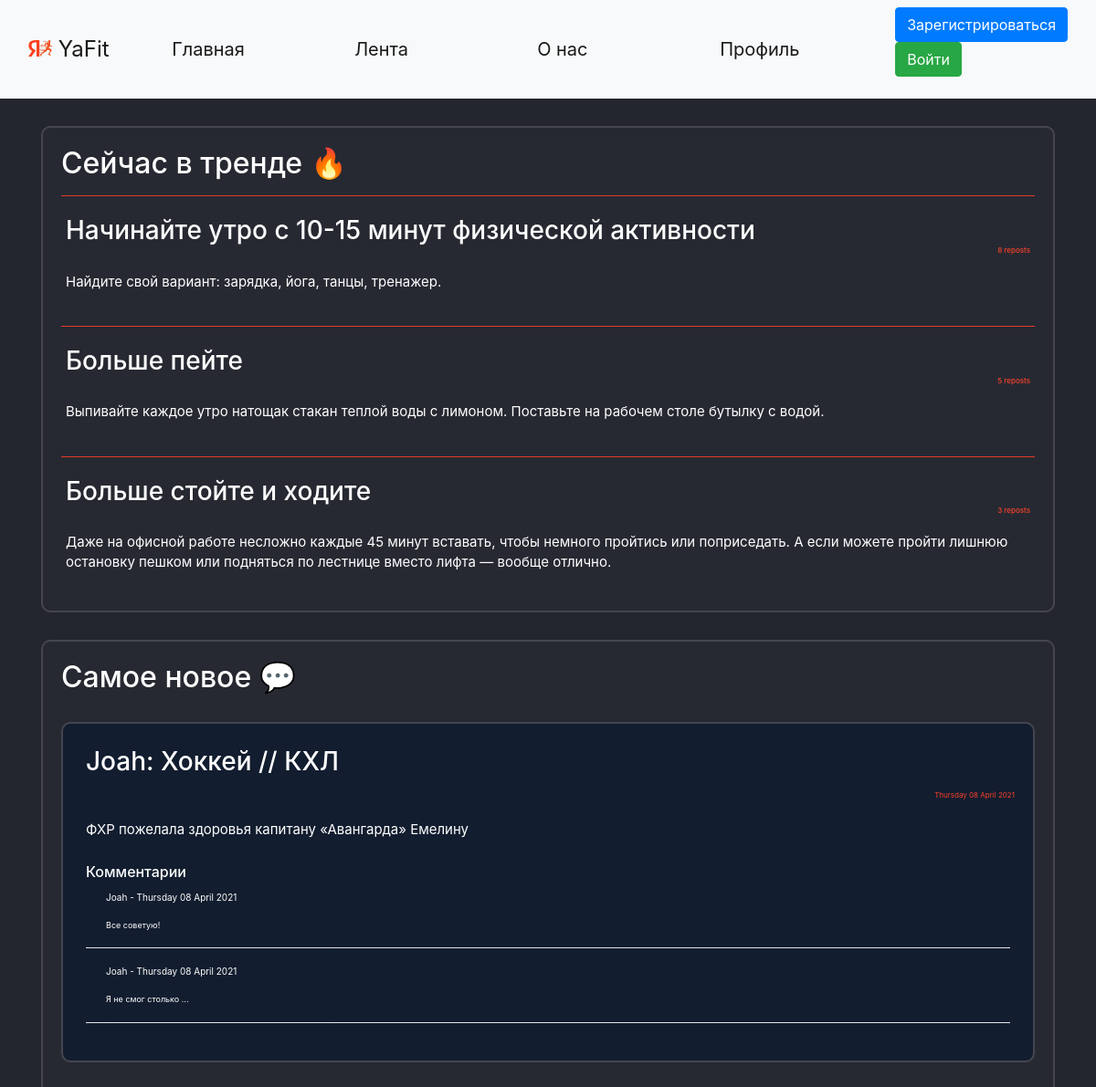
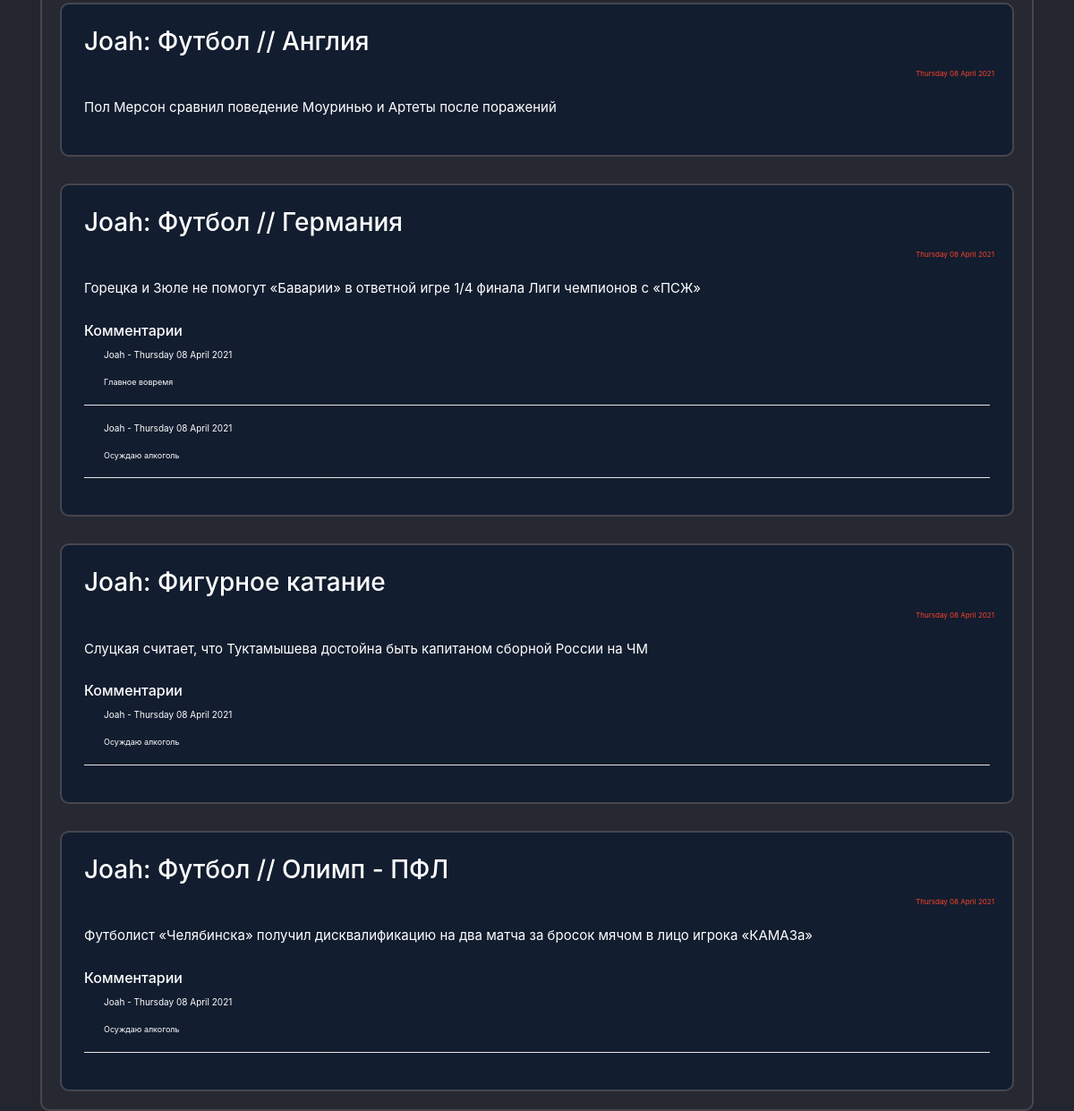
The page / on the database its author committed (2 pictures, top to bottom).
### data/habits.py (models this page shows)
class Habits(SqlAlchemyBase, UserMixin, SerializerMixin):
    __tablename__ = 'habits'
    id = sqlalchemy.Column(sqlalchemy.Integer,
                           primary_key=True, autoincrement=True)
    type = sqlalchemy.Column(sqlalchemy.String)
    period = sqlalchemy.Column(sqlalchemy.Integer)  # days
    about_link = sqlalchemy.Column(sqlalchemy.String)
    count = sqlalchemy.Column(sqlalchemy.Integer, default=0)
    reposts = sqlalchemy.Column(sqlalchemy.Integer, default=0)
    creator = sqlalchemy.Column(sqlalchemy.String, sqlalchemy.ForeignKey("users.id"))
    user = orm.relation('User')

### data/users.py (models this page shows, shortened)
class User(SqlAlchemyBase, UserMixin, SerializerMixin):
    __tablename__ = 'users'
    id = sqlalchemy.Column(sqlalchemy.Integer,
                           primary_key=True, autoincrement=True)
    name = sqlalchemy.Column(sqlalchemy.String)
    surname = sqlalchemy.Column(sqlalchemy.String)
    nickname = sqlalchemy.Column(sqlalchemy.String)
    age = sqlalchemy.Column(sqlalchemy.Integer)
    status = sqlalchemy.Column(sqlalchemy.String)
    about = sqlalchemy.Column(sqlalchemy.String)
    email = sqlalchemy.Column(sqlalchemy.String, unique=True)
    hashed_password = sqlalchemy.Column(sqlalchemy.String)
    modified_date = sqlalchemy.Column(sqlalchemy.DateTime, default=datetime.datetime.now)
    city_from = sqlalchemy.Column(sqlalchemy.String)
    habit = sqlalchemy.Column(sqlalchemy.String)  # id_1;id_2
    habits = orm.relation("Habits", back_populates='user')
    news = orm.relation("News", back_populates='user')
    comments = orm.relation("Comments", back_populates='user')

### data/news.py (models this page shows)
class News(SqlAlchemyBase, UserMixin, SerializerMixin):
    __tablename__ = 'news'
    id = sqlalchemy.Column(sqlalchemy.Integer,
                           primary_key=True, autoincrement=True)
    title = sqlalchemy.Column(sqlalchemy.String)
    content = sqlalchemy.Column(sqlalchemy.String)
    created_date = sqlalchemy.Column(sqlalchemy.DateTime,
                                     default=datetime.datetime.now)
    user_id = sqlalchemy.Column(sqlalchemy.Integer,
                                sqlalchemy.ForeignKey("users.id"))
    comms = sqlalchemy.Column(sqlalchemy.String)  # id_1;id_2
    user = orm.relation('User')

### data/comments.py (models this page shows)
class Comments(SqlAlchemyBase, UserMixin, SerializerMixin):
    __tablename__ = 'comments'
    id = sqlalchemy.Column(sqlalchemy.Integer,
                           primary_key=True, autoincrement=True)
    content = sqlalchemy.Column(sqlalchemy.String)
    created_date = sqlalchemy.Column(sqlalchemy.DateTime,
                                     default=datetime.datetime.now)
    user_id = sqlalchemy.Column(sqlalchemy.Integer,
                                sqlalchemy.ForeignKey("users.id"))
    user = orm.relation('User')

### main.py (the view)
@app.route("/")
def index():
    db_sess = db_session.create_session()
    habits = db_sess.query(Habits).all()
    habits = sorted(habits, key=lambda x: -int(x.reposts))
    top_habits = []
    habit_index = 0
    for habit in habits:
        habit_index += 1
        creator_nickname = (db_sess.query(User).filter(User.id == habit.creator).first()).nickname
        top_habits.append({'id': habit.id,
                           'type': habit.type,
                           'period': habit.period,
                           'about_link': habit.about_link,
                           'count': habit.count,
                           'reposts': habit.reposts,
                           'creator': creator_nickname})
        if habit_index == 3:
            break
    rec_news = db_sess.query(News).all()
    rec_news = sorted(rec_news, key=lambda x: x.created_date)
    top_news = []
    news_index = 0
    for news in rec_news:
        news_index += 1
        creator_nickname = (db_sess.query(User).filter(User.id == habit.creator).first()).nickname
        comments = []
        if news.comms:
            if ';' in news.comms:
                for com_id in news.comms.split(';'):
                    comments.append(db_sess.query(Comments).filter(Comments.id == com_id).first())
            elif len(news.comms) == 1:
                comments = [db_sess.query(Comments).filter(Comments.id == com_id).first()]
        else:
            comments = []
        if len(comments) > 1:
            comments = sorted(comments, key=lambda x: x.created_date)
        comments_main = []
        for com in comments:
            comentor_nickname = db_sess.query(User).filter(User.id == habit.creator).first().nickname
            comments_main.append({'id': com.id,
                                  'content': com.content,
                                  'created_date': com.created_date.strftime("%A %d %B %Y"),
                                  'creator': comentor_nickname})
        comments = comments_main
        top_news.append({'id': news.id,
                         'title': news.title,
                         'content': news.content,
                         'created_date': news.created_date.strftime("%A %d %B %Y"),
                         'comms': comments,
                         'creator': creator_nickname})
        if news_index == 5:
            break
    return render_template("index.html", top_habits=top_habits, top_news=top_news)

### data/db_session.py (called while the page is built)
def create_session() -> Session:
    global __factory
    return __factory()

### templates/index.html (shortened to what this page needs)
{% extends "base.html" %}
{% block content %}
<div class="page_border">
    <h2>Сейчас в тренде &#128293;</h2>
    {% for habit in top_habits%}
    <hr>
    <div class="menu_item">
        <h3>{{habit['type']}}
            <div class="reposts">
                {{habit['reposts']}} reposts
            </div>
        </h3>
    </div>
    <div class="menu_item">
        <p>{{habit['about_link']}}</p>
    </div>
    {% endfor %}
</div>
<div class="page_border">
    <h2>Самое новое &#128172;</h2>
    {% for new in top_news%}
    <div class="page_border" style="background-color: #121d2f !important;">
        <div class="menu_item">
            <h3>{{new['creator']}}: {{new['title']}}</h3>
        </div>
        <div class="reposts">
            <p>{{new['created_date']}}</p>
        </div>
        <div class="menu_item">
            <p>{{new['content']}}</p>
        </div>
        {% if new['comms'] %}
        <div class="menu_item">
            <h6>Комментарии                  </h6>
            {% for com in new['comms'] %}
            <div class="com_label" style="margin-left: 20px; padding: 0; margin-top: 0; margin-bottom;">
                <p style="font-size: 10px;">{{com['creator']}} - {{com['created_date']}}</p>
                <p style="font-size: 9px;">{{com['content']}}
                    </p></div>
            <hr style="color: white; background-color: white; padding: 0; margin-top: 0; margin-bottom;">
            {% endfor %}
        </div>
        {% endif %}
    </div>
    {% endfor %}
</div>
{% endblock %}

### templates/base.html (shortened to what this page needs)
<!doctype html>
<html lang="en">
<head>
    <link rel="stylesheet" href="/static/css/style.css?<?=time()?>">
    <link rel="stylesheet"
          href="https://stackpath.bootstrapcdn.com/bootstrap/4.4.1/css/bootstrap.min.css"
>
</head>
<body>
<header>
    <nav class="navbar navbar-expand-lg navbar-light bg-light">
        <div class="container-fluid">
            <a class="navbar-brand" style="width: 250px;" href="/">
                <img src="/static/img/YaFit_logo.png" alt="" width="26" height="18" class="d-inline-block text-align-center" style="margin-bottom:5px;">
                YaFit
            </a>
            <div class="collapse navbar-collapse">
                <ul class="mx-auto navbar-nav">
                    <li class="nav-item">
                        <a class="nav-link active" style="width: 200px;" aria-current="page" href="/">Главная</a>
                    </li>
                    <li class="nav-item">
                        <a class="nav-link active" style="width: 200px;" href="/news">Лента</a>
                    </li>
                    <li class="nav-item">
                        <a class="nav-link active" style="width: 200px;" href="/info">О нас</a>
                    </li>
                    <li class="nav-item">
                        <a class="nav-link active" style="width: 200px;" href="/office">Профиль</a>
                </ul>
                {% if current_user.is_authenticated %}
                    <a class="navbar-brand" href="/logout">{{current_user.nickname}}</a>
                    {% else %}
                    <p>
                        <a class="btn btn-primary " href="/register">Зарегистрироваться</a>
                        <a class="btn btn-success" href="/login">Войти</a>
                    </p>
                    {% endif %}
            </div>
        </div>
    </nav>
</header>
<main role="main" class="container">
    {% block content %}{% endblock %}
</main>
</body>
</html>

### static/css/style.css (style rules this page uses)
body { background-color: #24262f !important; color: white; }
.nav-item { color: black; font-weight: 400; font-size: 20px !important; }
.navbar-brand { font-size: 24px !important; }
.page_border { background-color: #272932 !important; color: white !important; border: 2px solid #45464F; border-radius: 10px; padding: 20px !important; margin: 0 auto; margin-top: 30px; }
.menu_item { padding: 5px !important; font-size: 15px !important; }
hr { background-color: #FB4229; color: #FB4229; }
.reposts { color: #FB4229 !important; font-size: 8px !important; text-align: right; }
.com_label { background-color: #121d2f !important; color: white !important; border: 2px solid #121d2f; width: 25%; border-radius: 10px; }

### rows shown on the page
Habits: type "Начинайте утро с 10-15 минут физической активности", about_link "Найдите свой вариант: зарядка, йога, танцы, тренажер."
Habits: type "Больше пейте", about_link "Выпивайте каждое утро натощак стакан теплой воды с лимоном. Поставьте на рабочем столе бутылку с водой."
Habits: type "Больше стойте и ходите", about_link "Даже на офисной работе несложно каждые 45 минут вставать, чтобы немного пройтись или поприседать. А если можете пройти лишнюю остановку пешком или подняться по лестнице вместо лифта — вообще отлично."
User: creator "Joah" "Joah" "Joah" "Joah" "Joah", creator "Joah" "Joah" "Joah" "Joah" "Joah" "Joah"
News: title "Хоккей // КХЛ", content "ФХР пожелала здоровья капитану «Авангарда» Емелину"
Comments: content "Все советую!"
Comments: content "Я не смог столько ..."
News: title "Футбол // Англия", content "Пол Мерсон сравнил поведение Моуринью и Артеты после поражений"
News: title "Футбол // Германия", content "Горецка и Зюле не помогут «Баварии» в ответной игре 1/4 финала Лиги чемпионов с «ПСЖ»"
Comments: content "Главное вовремя"
Comments: content "Осуждаю алкоголь" "Осуждаю алкоголь" "Осуждаю алкоголь"
News: title "Фигурное катание", content "Слуцкая считает, что Туктамышева достойна быть капитаном сборной России на ЧМ"
News: title "Футбол // Олимп - ПФЛ", content "Футболист «Челябинска» получил дисквалификацию на два матча за бросок мячом в лицо игрока «КАМАЗа»"

### other values the page prints
{{ habit['reposts'] }} "8" "5" "3"
{{ new['created_date'] }} "Thursday 08 April 2021" "Thursday 08 April 2021" "Thursday 08 April 2021" "Thursday 08 April 2021" "Thursday 08 April 2021"
{{ com['created_date'] }} "Thursday 08 April 2021" "Thursday 08 April 2021" "Thursday 08 April 2021" "Thursday 08 April 2021" "Thursday 08 April 2021" "Thursday 08 April 2021"
